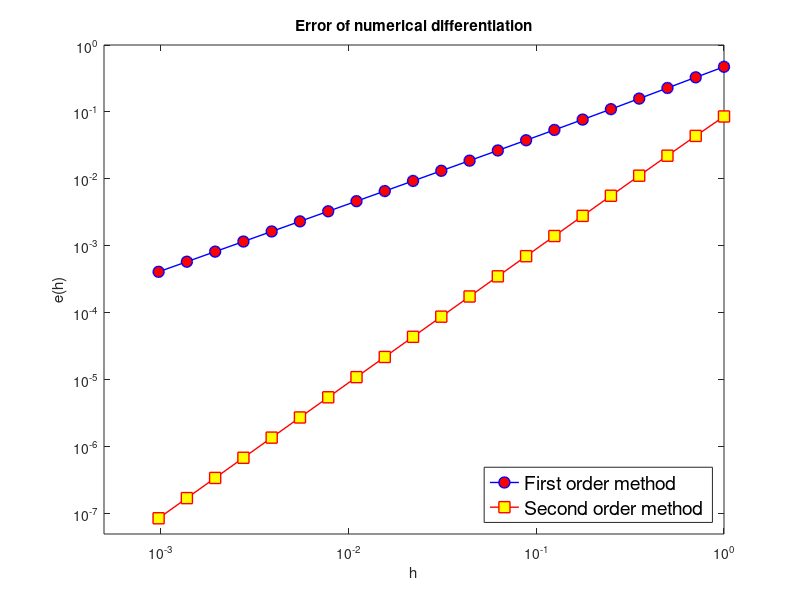

This chart was generated by the following MATLAB code:
clc; clear all; close all;

h = 2.^(-[0:.5:10]);
x = 1;
er_1 = abs(((sin(x+h)-sin(x))./h)-cos(x));
er_2 = abs(((sin(x+h)-sin(x-h))./(2*h))-cos(x));

figure(1); hold on; box on;
title('Error of numerical differentiation')
xlabel('h')
ylabel('e(h)')
set(gca,'YScale','log','XScale','log')
loglog(h,er_1,'-o','MarkerEdgeColor','b','MarkerFaceColor','r','LineWidth',1,'Color','b','MarkerSize',8)
loglog(h,er_2,'-s','MarkerEdgeColor','r','MarkerFaceColor','y','LineWidth',1,'Color','r','MarkerSize',8)
legend('First order method','Second order method','Location','southeast','FontSize',14)
ylim([5*10^-8 1])
xlim([5*10^-4 1])